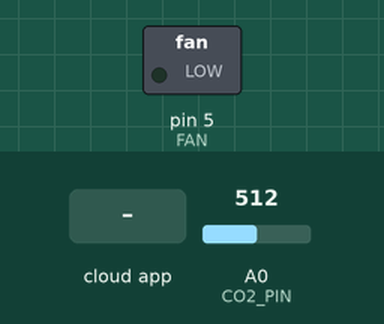
Recording of a sketch running on a simulated Arduino Uno, built with avr-gcc and run on an emulated ATmega328P. On the bench: switched loads named in the sketch (green lamp = pin HIGH). Inputs (shaded band) come from the test bench; at power-on: A0 (CO2_PIN) = 512. The ROS host is connected and sends only what is stated.

Above: at 1.8 s.
1.9 s: the phone or cloud app sets turn_fan_on to 1
At 3.2 s:
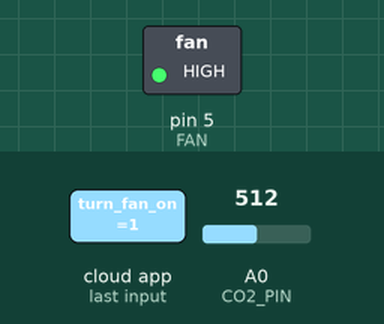
3.5 s: the phone or cloud app sets turn_fan_on to 0
At 4.8 s:
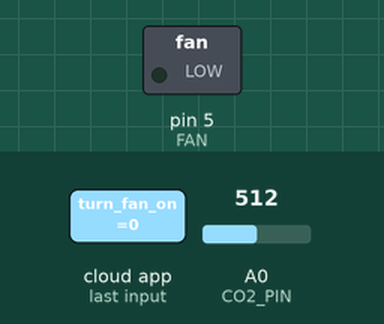
Timing chart, 0 to 6.5 s (numbered marks = the images above; inputs shaded):
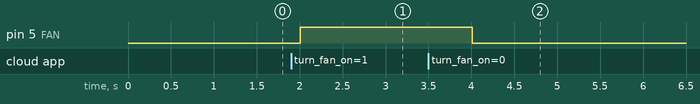

The sketch:

MQ135_ROS.ino
```cpp
/**
 *  This sketch uses MQ135 to read C02 concentration
 *  on an environment and throws the readigns to a ROS
 *  topic called co2_concentration
 *
 */

//calls DHT library to measure temperature and humidity. This is necessary to make measuremente compensation
//TODO implement temp and humidity compensations
#include <DHT.h>
// calls rosserial_arduino library
#include <ros.h>
// imports a 32-bit float message. Arduino usually supports only 16bit foat, though
#include <std_msgs/Float32.h>
// imports boolean message to activate the fan
#include <std_msgs/Bool.h>


/* slope of the logarithm response curve
From the datasheet of MQ135, the relationship between gas concentration and the ratio between
measured resistance R_s and a default resistance R_0 is approximatelly exponential
C = b.(R_s/R_0)^a

LOG_SLOPE is a for CO2
*/
#define LOG_SLOPE -2.9331
#define DHTPIN 2                // the digital pin where the DHT sensor is connected
#define DHTTYPE DHT11           // DHT sensor type
#define FAN 5                   // Pin t which the fan is connected
#define FACTORB 115.0758        // this is the default b constant for the exponential sensitivity curve
#define RES_L 1000.             // the R_L resistance value. May vary from sensor to sensor
#define RES_CLEAN 6850.         // sensor resistance at 100 ppm NH3 (considering the datasheet data) - measured after warm-up
#define CLEAN_AIR_RATIO 3.6     // R to R_0 ratio measured on clean air
#define STD_CO2_PPM_AIR 410.0   // default CO2 concentration on clean air. Check at co2.earth
#define PUSH_BUTTON 9           // pin which push button is attached to
#define CO2_PIN A0              // pin which MQ135 is attached to


// creates the DHT object
// uncomment to enable
//DHT dht(DHTPIN, DHTTYPE);

// ROS node
ros::NodeHandle nh;

// container for the co2 concentration value
std_msgs::Float32 co2conc;

// instantiates the ROS Publisher. The name of the publisher is the ROS topic name
ros::Publisher co2pub("co2_concentration", &co2conc);

// sensor resistance on clean air
float resCleanAir;

/**
 * Callback function that executes when the subscriber receives a message
 */
void thefan(const std_msgs::Bool& msg){
  if (msg.data) {
    digitalWrite(FAN,HIGH);
  }
  else {
    digitalWrite(FAN,LOW);
  }

  //Serial.println(msg.data);
}


// instantiates ROS subscriber
ros::Subscriber<std_msgs::Bool> fanstate("turn_fan_on", &thefan);


/*
 * Arduino setup function
 */
void setup(){
  // initializes ROS node
  nh.initNode();
  nh.advertise(co2pub);
  nh.subscribe(fanstate);

  //sets default resistence for clean air
  resCleanAir = RES_CLEAN;


  pinMode(CO2_PIN, INPUT);
  // pinMode(PUSH_BUTTON, INPUT);
  pinMode(FAN,OUTPUT);
  // dht.begin();

  // fan is off
  digitalWrite(FAN,LOW);

}


/*
 * Arduino loop function
 */
void loop(){

  float Vo = analogRead(A0)/1023.;                   // measured voltage
  float resS = RES_L * (1. / Vo - 1.);               // appearent sensor resistance
  float ratioR = CLEAN_AIR_RATIO * resS / resCleanAir;
  float conc = STD_CO2_PPM_AIR + FACTORB * pow(ratioR , LOG_SLOPE);      // CO2 concentration

  // humidity
  // float humi  = dht.readHumidity();
  // temperature in Celsius degrees
  // float tempC = dht.readTemperature();


  // if button is pushed
  //if (digitalRead(9) == HIGH){
  //  resCleanAir = resS;
  //}

  // sets value for the data that will be broadcast to topic
  co2conc.data = conc;
  // publishes valye
  co2pub.publish( &co2conc );
  // update ROS node
  nh.spinOnce();

  // waits for 1 second to restart
  delay(1000);
}
```

Measured:
- after the input at 1.9 s, pin 5 (FAN): LOW → HIGH after 0.10 s
- after the input at 3.5 s, pin 5 (FAN): HIGH → LOW after 0.51 s
